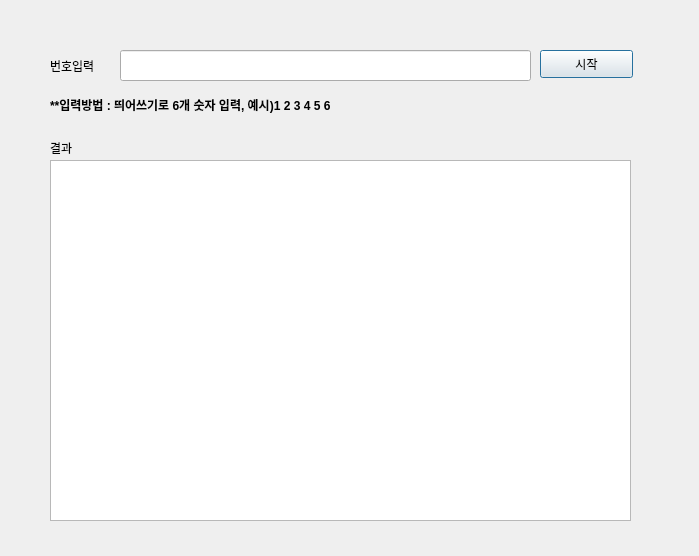
<?xml version="1.0" encoding="UTF-8"?>
<ui version="4.0">
 <class>Dialog</class>
 <widget class="QDialog" name="Dialog">
  <property name="geometry">
   <rect>
    <x>0</x>
    <y>0</y>
    <width>699</width>
    <height>556</height>
   </rect>
  </property>
  <property name="windowTitle">
   <string>MainWindow</string>
  </property>
  <widget class="QPushButton" name="pushButton">
   <property name="geometry">
    <rect>
     <x>540</x>
     <y>50</y>
     <width>93</width>
     <height>28</height>
    </rect>
   </property>
   <property name="text">
    <string>시작</string>
   </property>
  </widget>
  <widget class="QLabel" name="label">
   <property name="geometry">
    <rect>
     <x>50</x>
     <y>55</y>
     <width>64</width>
     <height>21</height>
    </rect>
   </property>
   <property name="text">
    <string>번호입력</string>
   </property>
  </widget>
  <widget class="QLineEdit" name="lineEdit">
   <property name="geometry">
    <rect>
     <x>120</x>
     <y>50</y>
     <width>411</width>
     <height>31</height>
    </rect>
   </property>
  </widget>
  <widget class="QLabel" name="label_2">
   <property name="geometry">
    <rect>
     <x>50</x>
     <y>140</y>
     <width>64</width>
     <height>15</height>
    </rect>
   </property>
   <property name="text">
    <string>결과</string>
   </property>
  </widget>
  <widget class="QTextEdit" name="textEdit">
   <property name="geometry">
    <rect>
     <x>50</x>
     <y>160</y>
     <width>581</width>
     <height>361</height>
    </rect>
   </property>
  </widget>
  <widget class="QLabel" name="label_3">
   <property name="geometry">
    <rect>
     <x>50</x>
     <y>90</y>
     <width>581</width>
     <height>31</height>
    </rect>
   </property>
   <property name="text">
    <string>&lt;html&gt;&lt;head/&gt;&lt;body&gt;&lt;p&gt;&lt;span style=&quot; font-weight:600;&quot;&gt;**입력방법 : 띄어쓰기로 6개 숫자 입력, 예시)1 2 3 4 5 6	&lt;/span&gt;&lt;/p&gt;&lt;/body&gt;&lt;/html&gt;</string>
   </property>
  </widget>
 </widget>
 <resources/>
 <connections/>
</ui>
